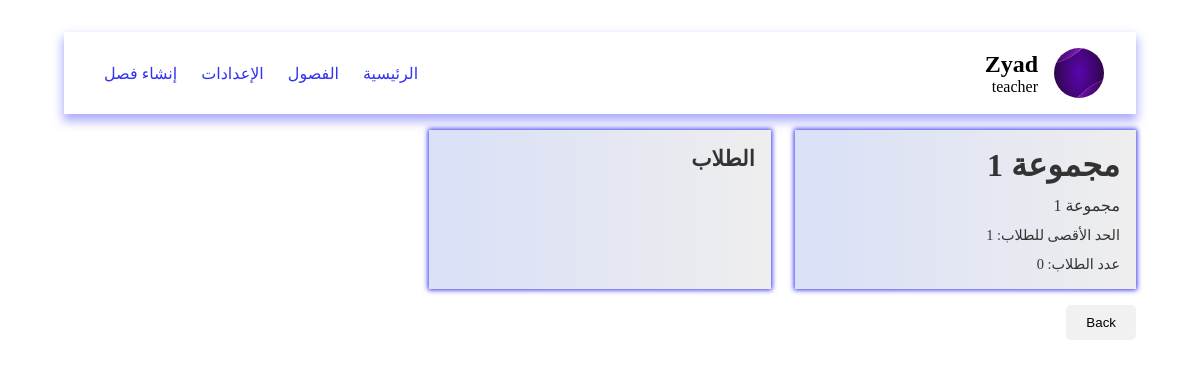
Page /pages/viewGroupDetails.php?id=13 (signed in) on the committed database.
### tables this page shows
CREATE TABLE groups (
    id INTEGER PRIMARY KEY, 
    title TEXT, 
    description TEXT, 
    "limit" INTEGER, 
    members INTEGER, 
    class_id INTEGER);

### data/db.php (called while the page is built, shortened)
<?php
$db = new SQLite3('../data/database.db');
$db->exec('CREATE TABLE IF NOT EXISTS users (
    id INTEGER PRIMARY KEY,
    name TEXT,
    email TEXT UNIQUE,
    password TEXT UNIQUE,
    role TEXT
)');
$db->exec('CREATE TABLE IF NOT EXISTS classes (
    id INTEGER PRIMARY KEY,
    title TEXT,
    description TEXT,
    "limit" INTEGER,
    teacher_id INTEGER
)');
$db->exec('CREATE TABLE IF NOT EXISTS groups (
    id INTEGER PRIMARY KEY,
    title TEXT,
    description TEXT,
    "limit" INTEGER,
    members INTEGER,
    class_id INTEGER
)');
$db->exec('CREATE TABLE IF NOT EXISTS group_students (
    group_id INTEGER,
    student_id INTEGER
)');
function getGroup($id)
{
    global $db;
    $stmt = $db->prepare('SELECT * FROM groups WHERE id = :id');
    $stmt->bindValue(':id', $id, SQLITE3_INTEGER);
    $result = $stmt->execute();
    if ($result) {
        return $result->fetchArray(SQLITE3_ASSOC);
    }
    return null;
}
function getStudent($id)
{
    global $db;
    $stmt = $db->prepare('SELECT * FROM users WHERE id = :id AND role = "student"');
    $stmt->bindValue(':id', $id, SQLITE3_INTEGER);
    $result = $stmt->execute();
    if ($result) {
        return $result->fetchArray(SQLITE3_ASSOC);
    }
    return null;
}
function getGroupStudentsByGroupId($group_id)
{
    global $db;
    $stmt = $db->prepare('SELECT * FROM group_students WHERE group_id = :group_id');
    $stmt->bindValue(':group_id', $group_id, SQLITE3_INTEGER);
    $result = $stmt->execute();
    $students = [];
    while ($row = $result->fetchArray(SQLITE3_ASSOC)) {
        $students[] = getStudent($row['student_id']);
    }
    return $students;
}
function getStudentsByClassId($class_id)
{
    global $db;
    $stmt = $db->prepare('SELECT * FROM classes WHERE id = :id');
    $stmt->bindValue(':id', $class_id, SQLITE3_INTEGER);
    $result = $stmt->execute();
    $stmt = $db->prepare('SELECT * FROM groups WHERE class_id = :class
    ');
    $stmt->bindValue(':class', $class_id, SQLITE3_INTEGER);
    $result = $stmt->execute();
    $groups = [];
    while ($row = $result->fetchArray(SQLITE3_ASSOC)) {
        $groups[] = $row;
    }
    $students = [];
    foreach ($groups as $group) {
        $students = array_merge($students, getGroupStudentsByGroupId($group['id']));
    }
    return $students;
}
function getClassByGroupId($group_id)
{
    global $db;
    $group = getGroup($group_id);
    $stmt = $db->prepare('SELECT * FROM classes WHERE id = :id');
    $stmt->bindValue(':id', $group['class_id'], SQLITE3_INTEGER);
    $result = $stmt->execute();
    if ($result) {
        return $result->fetchArray(SQLITE3_ASSOC);
    }
    return null;
}
?>

### pages/viewGroupDetails.php (the view, shortened to what this page needs)
<?php
include '../data/db.php';
$group = $_GET['id'];
$group = getGroup($group);
$members = getGroupStudentsByGroupId($group['id']);
$class = getClassByGroupId($group['id']);
$students = getStudentsByClassId($class['id']);
?>
<!DOCTYPE html>
<html lang="ar" dir="rtl">
<head>
    <link rel="stylesheet" href="../styles/viewGroup.css">
</head>
<body>
    <?php include "../components/navbar.php" ?>
    <main class="container">
        <div class="group">
            <h1 class="title">
                <?php echo $group['title']; ?>
            </h1>
            <p class="desc">
                <?php echo $group['description']; ?>
            </p>
            <p class="limit">
                الحد الأقصى للطلاب:
                <?php echo $group['limit']; ?>
            </p>
            <p class="members">
                عدد الطلاب:
                <?php echo count($members); ?>
            </p>
        </div>
        <div class="members group">
            <h2>الطلاب</h2>
            <ul>
            </ul>
        </div>
    </main>
    <button onclick="history.back()" class="back">Back</button>
</body>
</html>

### styles/viewGroup.css (style rules this page uses)
* { padding: 0; margin: 0; box-sizing: border-box; text-decoration: none; list-style: none; }
body { padding: 2rem 4rem; }
.container { display: grid; grid-template-columns: repeat(auto-fill, minmax(300px, 1fr)); gap: 1.5rem; }
.group { display: grid; gap: 0.75rem; background-image: linear-gradient(to right, #dbe1f6 10%, #eee); padding: 1.5rem 1rem; box-shadow: 0 0 5px 1px rgb(50, 50, 242); color: #333; cursor: pointer; }
.desc { font-size: 1rem; }
.limit { font-size: 0.9rem; }
.members { font-size: 0.9rem; }
.group { margin-top: 1rem; padding: 1rem; transition: 0.3s; }
.back { background-color: #f1f1f1; color: black; padding: 10px 20px; border: none; border-radius: 5px; cursor: pointer; margin-top: 1rem; }

### styles/navbar.css (style rules this page uses)
* { padding: 0; margin: 0; box-sizing: border-box; text-decoration: none; list-style: none; }

### rows in the picture
groups: title "مجموعة 1", description "مجموعة 1", limit "1"

### other values in the picture
$_SESSION['user']['name'] "Zyad"
$_SESSION['user']['role'] "teacher"
count($members) "0"
